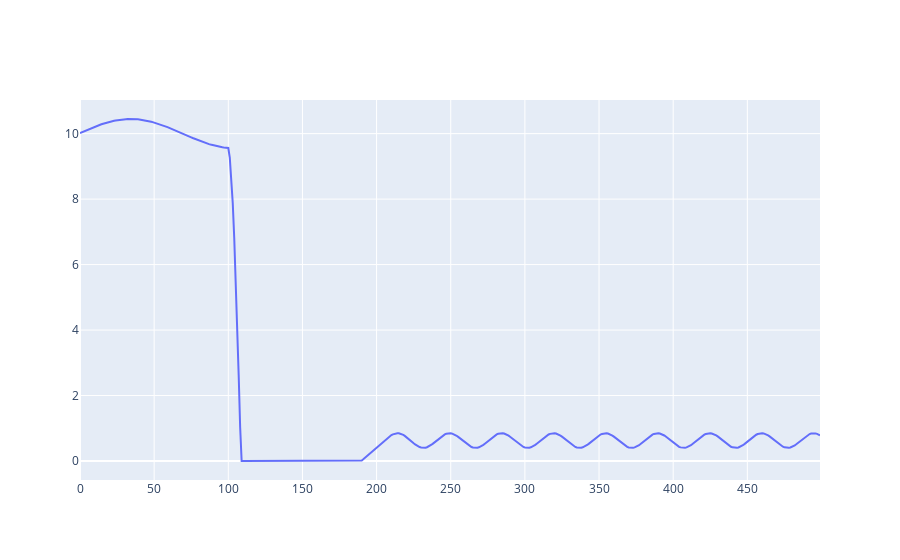
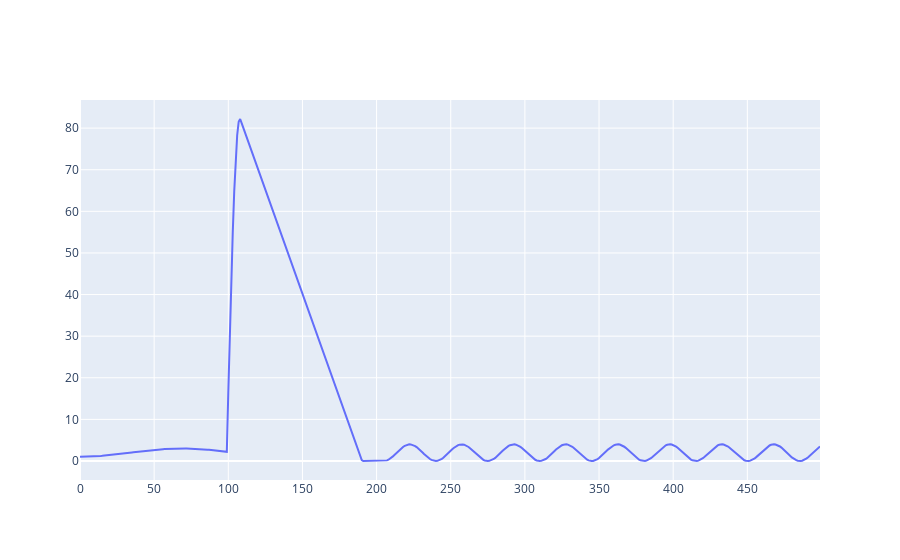

Source (notebook cell) for these figures, in order:
### Code cell
import numpy as np
import plotly.graph_objs as go
from collections import deque

S, S0 = 10, 10
d, d0 = 1, 2
simuLen = 500
k = 0.02
C = [10 for _ in range (100)]
# C.extend ([5 for _ in range (int (.8/k))])
# C.extend ([2.5 for _ in range (int (.8/k))])
# C.extend ([1.25 for _ in range (int (.8/k))])
C.extend ([0.625 for _ in range (400)])
queue = deque ()
Splot, dplot = [], []
for step in range (simuLen):
    S -= k * (d - d0)
    S = max (0, S)
    # queue.extend ([step for _ in range (S)])
    # d = 0
    # for _ in range (min (C, len (queue))):
    #     d = step - queue.popleft ()
    d += (S - C[step]) / C[step]
    d = max (0, d)
    Splot.append(S)
    dplot.append(d)
fig = go.Figure (data=[go.Scatter(x=list(range(len(Splot))), y=Splot, name='S')])
fig.show ()
fig = go.Figure (data=[go.Scatter(x=list(range(len(dplot))), y=dplot, name='d')])
fig.show ()

### Figure 1 — Plotly figure (JSON) as saved in the notebook; plotly's stock layout.template omitted (floating-point values rounded to 4 significant figures; data arrays with more than 128 entries replaced by an {"elided": "..."} marker saying what was removed)
{"data": [{"name": "S", "type": "scatter", "x": {"elided": "500 int values"}, "y": {"elided": "500 float values"}}], "layout": {}}

### Figure 2 — Plotly figure (JSON) as saved in the notebook; plotly's stock layout.template omitted (floating-point values rounded to 4 significant figures; data arrays with more than 128 entries replaced by an {"elided": "..."} marker saying what was removed)
{"data": [{"name": "d", "type": "scatter", "x": {"elided": "500 int values"}, "y": {"elided": "500 float values"}}], "layout": {}}
